Frame 1 (no input): blank canvas, image omitted
Frame 60 (no input): blank canvas, image omitted
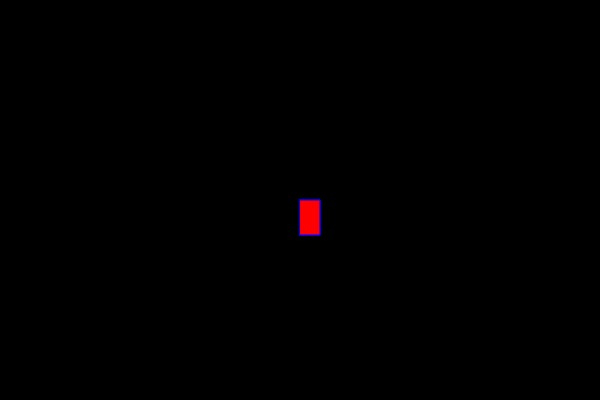
Frame 120 (the mouse pressed at the canvas centre since frame 60)

The p5.js sketch whose frames 1 and 60 were blank and that drew this single picture after the mouse press (run headless with seeded random() and noise() and a simulated clock; from frame 60 on, the mouse is pressed at the canvas centre):

// p5.js sketch
// ── sketch.js
function setup() {
  createCanvas(600, 400);
  background("black")
}

function draw() {
  stroke("blue")
  fill("red")
  
  if (mouseIsPressed) {
    rect(mouseX,mouseY,20,35)
  }
}
// ── style.css
html, body {
  margin: 0;
  padding: 0;
}
canvas {
  display: block;
}

main {
  width: 100vw;
  height: 100vh;
}
